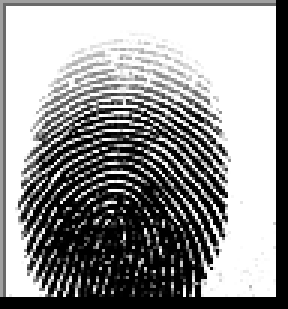
#> input picture Real/1__M_Left_little_finger.BMP, 96 x 103 px, given in place of nivi_CR (2).BMP, which was not available (shown 3 times larger)
$ python main.py   (Python 2 division)
#> lines starting #> are read from the running program, lines starting #| are printed output that depends on the picture; pictures that were not available may be replaced by others from this repository, and a replacement may not be noted
import cv2
import  os
sample =cv2.imread("SOCOFing/Altered/Altered-Hard/nivi_CR (2).BMP")
#> sample is the input picture: shape (103, 96, 3); min 0, max 255, mean 148

best_score=  0
filename = None
image = None
kp1, kp2, mp = None, None, None
counter = 0
for file in [file for file in os.listdir("SOCOFing/Real")][:5000]:


    fingerprint_image =cv2.imread("SOCOFing/Real/" + file)
    sift = cv2. SIFT_create()

    keypoints_1,desriptors_1 = sift.detectAndCompute(sample,None)
#> keypoints_1 = 44 keypoints; strongest (x, y, size): (68, 98, 1.9), (67, 91, 2.3), (8, 95, 6.5), (79, 87, 13.4)
    keypoints_2,desriptors_2 = sift.detectAndCompute(fingerprint_image,None)
#> keypoints_2 has the same summary as keypoints_1
    matches =cv2.FlannBasedMatcher({'algorithm':1,'trees':10},
                                   {}).knnMatch(desriptors_1,desriptors_2,k=2)
#> matches = 44 matches
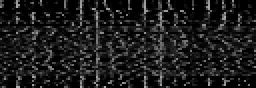
#> desriptors_1: shape (44, 128) float32 (shown 2 times larger); min 0, max 175, mean 28
    match_points=[]


    for p,q in matches:
        if p.distance < 0.1 * q.distance:
            match_points.append(p)
#> this loop made 44 passes
#> after the loop, match_points = 44 matches
    keypoints = 0
    if len(keypoints_1) < len(keypoints_2):
        keypoints = len(keypoints_1)
    else:
        keypoints = len(keypoints_2)
#> keypoints = 44


    if len(match_points) / keypoints * 100> best_score:
        best_score = len(match_points) / keypoints * 100
#> best_score = 100
        filename =file
        image = fingerprint_image
        kp1, kp2, mp =  keypoints_1,  keypoints_2, match_points
#> kp1 has the same summary as keypoints_1; kp2 has the same summary as keypoints_1; mp = 44 matches

print("BEST MATCH :" , filename)


result = cv2.drawMatches(sample,kp1,image,kp2,mp,None)
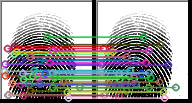
#> result: shape (103, 192, 3); mean B, G, R 152.5, 152.3, 154
result = cv2.resize(result,None,fx=4,fy=4)
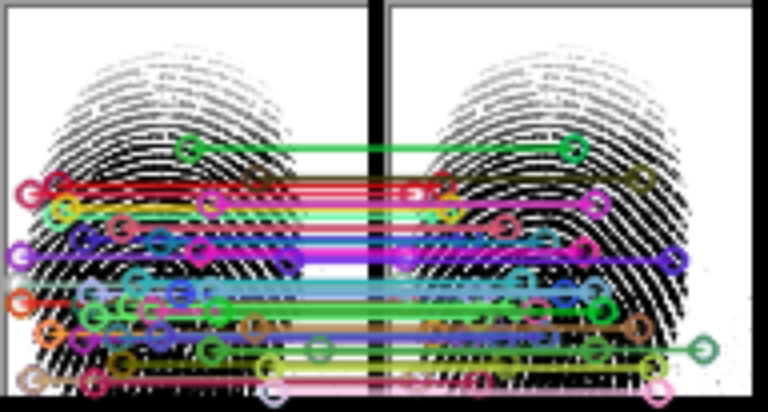
#> result: shape (412, 768, 3); mean B, G, R 152.5, 152.2, 153.9
cv2.imshow("Result",result)
cv2.waitKey(0)
cv2.destroyAllWindows()
